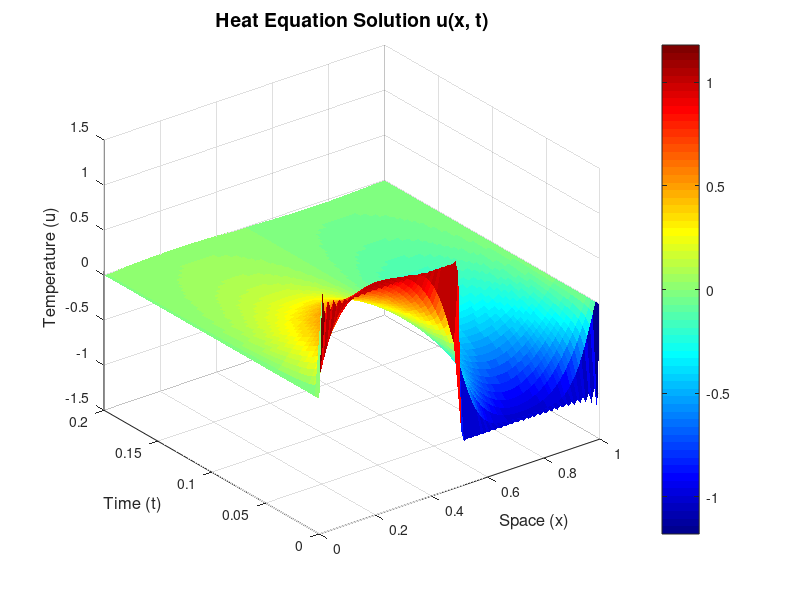

The MATLAB script that drew this image:
% Parameters
L = 1;                % Period length
N = 50;               % Number of Fourier modes
x = linspace(0, L, 100); % Spatial points
t = linspace(0, 0.2, 50); % Time points (evolving)

% Initial condition: Define f(x) (initial temperature distribution)
f = @(x) (x > 0 & x <= L/2) .* 1 + (x > L/2 & x <= L) .* (-1); % Example initial condition

% Compute Fourier coefficients
f_coeff = zeros(1, 2*N+1); % Store coefficients for n = -N to N
for n = -N:N
    integrand = @(y) f(y) .* exp(-2*pi*1i*n*y); % Fourier coefficient formula
    f_coeff(n+N+1) = integral(integrand, 0, L); % Store coefficients
end

% Compute u(x, t)
u_xt = zeros(length(t), length(x)); % Initialize solution matrix
for ti = 1:length(t)
    u_t = zeros(1, length(x)); % Solution at time t
    for n = -N:N
        % Contribution of each Fourier mode
        mode = f_coeff(n+N+1) * exp(-2*pi^2*n^2*t(ti)) .* exp(2*pi*1i*n*x);
        u_t = u_t + real(mode); % Add real part of mode
    end
    u_xt(ti, :) = u_t; % Store solution at time t
end

% Plot 3D graph
[X, T] = meshgrid(x, t); % Create grid for plotting
figure;
surf(X, T, u_xt, 'EdgeColor', 'none'); % Surface plot
colormap jet; % Set color map
xlabel('Space (x)', 'FontSize', 12);
ylabel('Time (t)', 'FontSize', 12);
zlabel('Temperature (u)', 'FontSize', 12);
title('Heat Equation Solution u(x, t)', 'FontSize', 14);
colorbar; % Add color bar
view(3); % Set 3D view